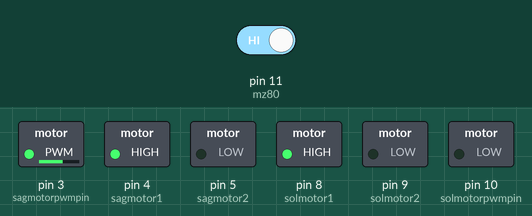
The sketch below on a simulated Arduino Uno, built with avr-gcc and run on an emulated ATmega328P. Parts: switched loads named in the sketch (green lamp = pin HIGH). Inputs (shaded band) come from the test bench; at power-on: pin 11 (mz80) HIGH. At 1.3 s the program stops and its outputs stay as they are.

Above: at 1.2 s.
1.3 s: pin 11 (mz80) driven LOW
At 1.7 s:
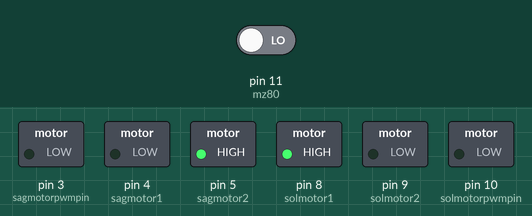
Timing chart, 0 to 2.8 s (numbered marks = the images above; inputs shaded):
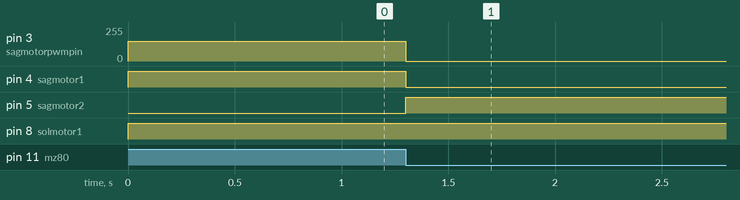

The sketch:

odtu_mesafe_deneme.ino
```cpp
#define sagmotor1 4
#define sagmotor2 5
#define sagmotorpwmpin 3

#define solmotor1 8
#define solmotor2 9
#define solmotorpwmpin 10

int mz80 = 11;
int sensor_durumu;
void setup() {
  pinMode(sagmotor1, OUTPUT);
  pinMode(sagmotor2, OUTPUT);
  pinMode(sagmotorpwmpin, OUTPUT);
  pinMode(solmotor1, OUTPUT);
  pinMode(solmotor2, OUTPUT);
  pinMode(solmotorpwmpin, OUTPUT);
  pinMode(mz80, INPUT);

}

void loop() {
  sensor_durumu = digitalRead(mz80);
    digitalWrite(sagmotor1, HIGH);
    digitalWrite(sagmotor2, LOW);
    digitalWrite(solmotor1, HIGH);
    digitalWrite(solmotor2, LOW);
    analogWrite(sagmotorpwmpin,150);
    analogWrite(sagmotorpwmpin, 150);
 if(sensor_durumu == 0){
  while(sensor_durumu == 0){
    digitalWrite(sagmotor1, LOW);
    digitalWrite(sagmotor2, HIGH);
    digitalWrite(solmotor1, HIGH);
    digitalWrite(solmotor2, LOW);
    analogWrite(sagmotorpwmpin,0);
    analogWrite(sagmotorpwmpin,0);
  }
  delay(1000);
  }
}
```

Measured:
- after the input at 1.3 s, pin 3 (sagmotorpwmpin): 150/255 → 0/255 at once; pin 4 (sagmotor1): HIGH → LOW at once; pin 5 (sagmotor2): LOW → HIGH at once
